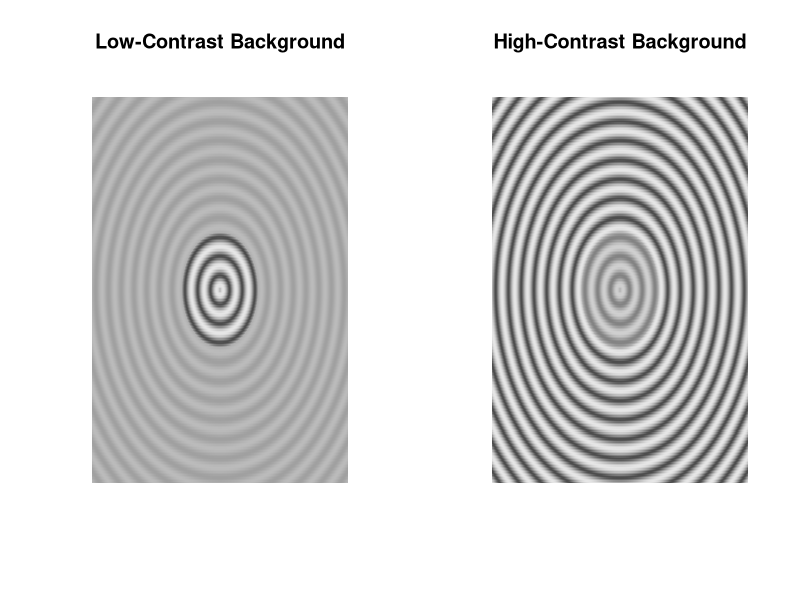
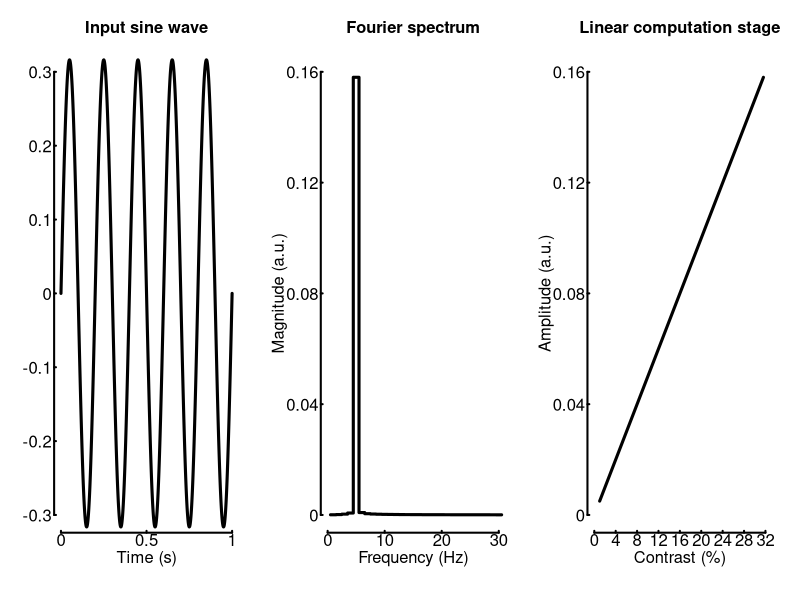
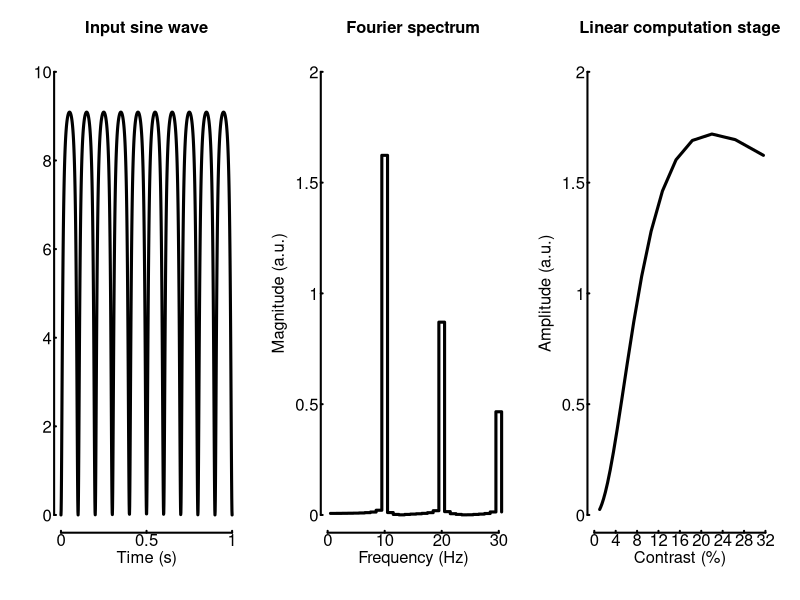
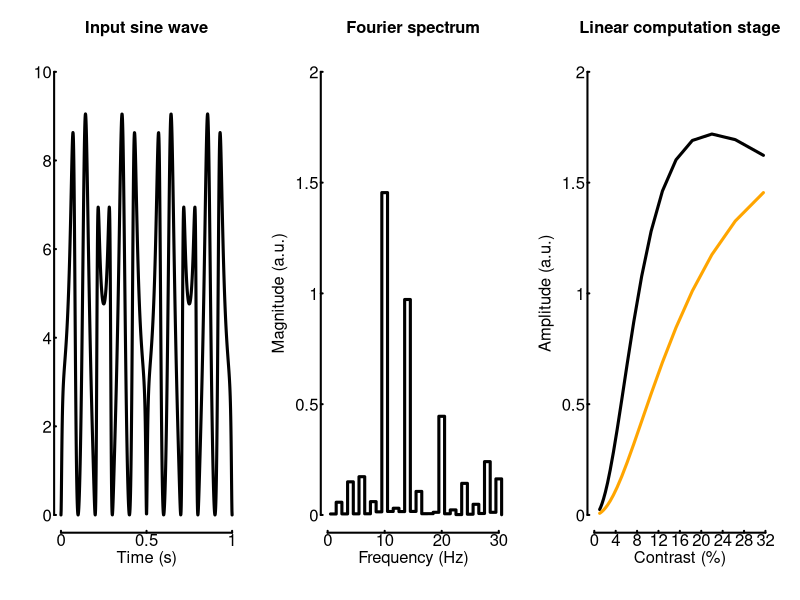
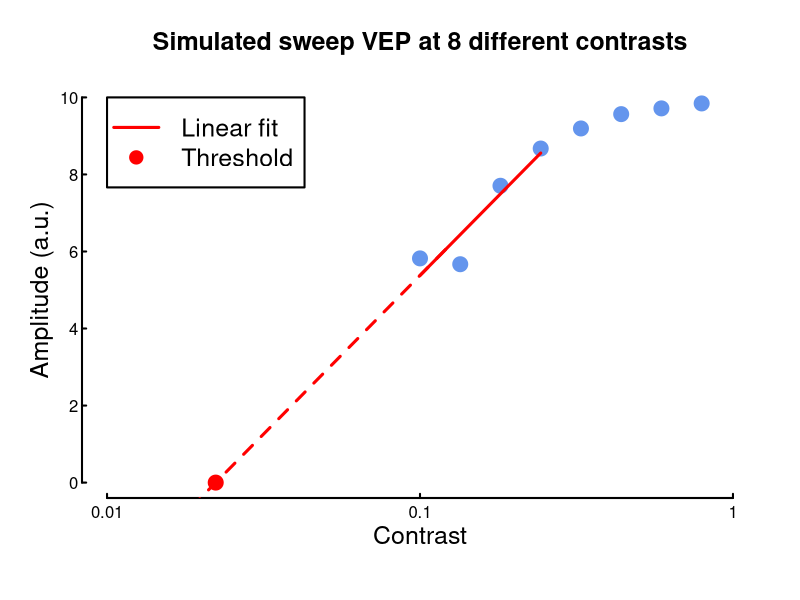
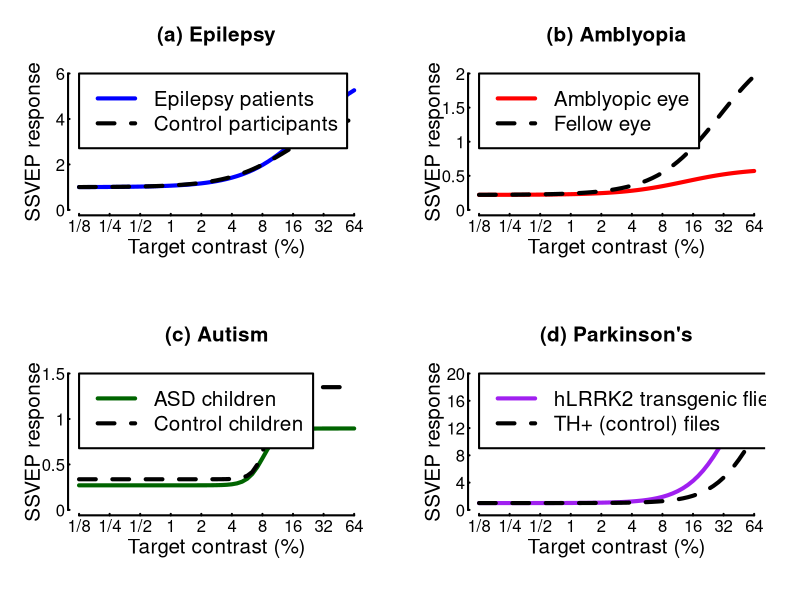

The R script that drew these images, in order:
## ---- chunk 1

# set up helper functions

simpleTransducerFunction <- function(inputContrast, c50, RMax){
 # Here we model a simple hyperbolic ratio function. Also called a "Naka-Rushton" function.
 # RMax defines the reponse gain of the transducer (how big the biggest output is). 
 # c50 defines the conrast sensitivity. Smaller values are more sensitive.
 # The exponent can also vary - here we fix it to 2
  expnt <- 2

  # Contrast cannot be negative. To model the responses of a set of on and off 
  # contrast detectors we perform full-wave rectification of the signal
  inputContrast <- abs(inputContrast)
  output <- RMax*(inputContrast^expnt)/(inputContrast^expnt + c50^expnt)
  return(output)
}

doubleTransducerFunction <- function(inputContrast, maskContrast, c50, RMax){
 # This version has two inputs, but the second input is purely suppressive
  expnt <- 2
  inputContrast <- abs(inputContrast)
  maskContrast <- abs(maskContrast)

  output <- RMax*(inputContrast^expnt)/(inputContrast^expnt + maskContrast^expnt + c50^expnt)
  return(output)  
}

create_grating <- function(size, frequency, phase, contrast){
    x <- matrix(rep(seq(-1,1,length=size),size),nrow=size,ncol=size)
    y <- t(x)
    grating <- sin(2 * pi * frequency * sqrt(x^2 + y^2) + phase)
    grating <- (grating + 1) / 2  # Normalize to [0, 1]
    grating <- grating * contrast + (1 - contrast) / 2  # Adjust contrast 
  return(grating)
}

create_circular_mask <- function(size){
    x <- matrix(rep(seq(-1,1,length=size),size),nrow=size,ncol=size)
    y <- t(x)
    radius <- sqrt(x^2 + y^2)
    mask <- sqrt(x**2 + y**2) <= 0.3
  return(mask)
}

if (!dir.exists('/Figures')){dir.create('/Figures')}

## ---- chunk 2

# Set parameters
size <- 256
frequency <- 10
phase <- 0
contrast_center <- 0.5
contrast_surround_low <- 0.1
contrast_surround_high <- 0.9

# Create gratings and circular masks
grating_center <- create_grating(size, frequency, phase, contrast_center)
grating_surround_low <- create_grating(size, frequency, phase, contrast_surround_low)
grating_surround_high <- create_grating(size, frequency, phase, contrast_surround_high)
mask <- create_circular_mask(size)

# Combine gratings and masks
image_low_contrast <- grating_surround_low
image_low_contrast[mask] <- grating_center[mask]
image_high_contrast <- grating_surround_high
image_high_contrast[mask] <- grating_center[mask]

pdf('Figures/centresurround.pdf',width=12,height=6.5)

par(mfcol=c(1,2))

plot(x=NULL,y=NULL,xlim=c(0,1),ylim=c(0,1),axes=FALSE, ann=FALSE)
image(image_low_contrast,col=gray.colors(256),add=TRUE,useRaster=TRUE)
title(main='Low-Contrast Background')

plot(x=NULL,y=NULL,xlim=c(0,1),ylim=c(0,1),axes=FALSE, ann=FALSE)
image(image_high_contrast,col=gray.colors(256),add=TRUE,useRaster=TRUE)
title(main='High-Contrast Background')

dev.off()

## ---- chunk 3

inputFrequency_Hz <- 5 # We simulate a system with on input at many different contrasts
contrastRange <- (10^seq(0,1.5,length=20))/100 # Equally spaced log contrast between 1 and 10^1.5
duration_S <- 1 # All variables in this code have an _[units] where possible
digitisationRate_Hz <- 1000
freqCutoff_Hz <- 30
c50 <- 0.10
RMax <- 10

support_S <- seq(0,duration_S,length=duration_S*digitisationRate_Hz)

initialSignal <- NULL # Create lists to hold the initial contrast representation and the result of passign it through a simple Naka-Rushton function
transducedSignal <- NULL

for (contrastIndex in 1:length(contrastRange)){
  
  inputModulation <- sin(2 * pi * inputFrequency_Hz * support_S) * contrastRange[contrastIndex]

  FT_Signal <- fft(inputModulation) / length(inputModulation)
 
  inputAmplitude <- abs(FT_Signal[inputFrequency_Hz+1])
  initialSignal[contrastIndex] <- inputAmplitude

   # Now compute the FT on the signal after it has passed through a single non-linearity. Do this 
   # using the transducer functiona above.
  transducedModulation <- simpleTransducerFunction(inputModulation, c50, RMax)
  FT_transducedModulation <- fft(transducedModulation)/ length(transducedModulation)
  transducedAmplitude <- abs(FT_transducedModulation[1 + inputFrequency_Hz*2])
  transducedSignal[contrastIndex] <- transducedAmplitude
}

frequencySupport <- seq(0,freqCutoff_Hz*duration_S+1) # We only want to plot the frequencies in the FFT up to this point
  
#Make a figure with three subplots

pdf('Figures/linearsystem.pdf',width=12,height=4)
par(mfrow=c(1,3))

  plot(x=NULL,y=NULL,axes=FALSE, ann=FALSE, xlim=c(0,1), ylim=c(-0.3,0.3))   
  axis(1, at=seq(0,1,0.5), tck=0.01, lab=F, lwd=2)     # plot tick marks (no labels)
  axis(2, at=seq(-3,3,1)/10, tck=0.01, lab=F, lwd=2)
  mtext(text = seq(0,1,0.5), side = 1, at=seq(0,1,0.5), line=0.2)     # add the tick labels
  mtext(text = seq(-3,3,1)/10, side = 2, at=seq(-3,3,1)/10, line=0.2, las=1)  
title(xlab="Time (s)", col.lab=rgb(0,0,0), line=1.5, cex.lab=1.5)    
title(main="Input sine wave", cex.main=1.5)

lines(support_S, inputModulation, lwd=3)

# Plot the absolute values of the FFT in the second axis as a bar plot

  plot(frequencySupport[2:length(frequencySupport)]-0.5,abs(FT_Signal[2:length(frequencySupport)]),type='s',lwd=3,axes=FALSE, ann=FALSE, xlim=c(0,30), ylim=c(0,0.16))
  axis(1, at=seq(0,30,10), tck=0.01, lab=F, lwd=2)     # plot tick marks (no labels)
  axis(2, at=seq(0,0.16,0.04), tck=0.01, lab=F, lwd=2)
  mtext(text = seq(0,30,10), side = 1, at=seq(0,30,10), line=0.2)     # add the tick labels
  mtext(text = seq(0,0.16,0.04), side = 2, at=seq(0,0.16,0.04), line=0.2, las=1)  
title(xlab="Frequency (Hz)", col.lab=rgb(0,0,0), line=1.5, cex.lab=1.5)    
title(ylab="Magnitude (a.u.)", col.lab=rgb(0,0,0), line=2.6, cex.lab=1.5)
title(main="Fourier spectrum", cex.main=1.5)

  plot(x=NULL,y=NULL,axes=FALSE, ann=FALSE, xlim=c(0,32), ylim=c(0,0.16))   
  axis(1, at=seq(0,32,4), tck=0.01, lab=F, lwd=2)     # plot tick marks (no labels)
  axis(2, at=seq(0,0.16,0.04), tck=0.01, lab=F, lwd=2)
  mtext(text = seq(0,32,4), side = 1, at=seq(0,32,4), line=0.2)     # add the tick labels
  mtext(text = seq(0,0.16,0.04), side = 2, at=seq(0,0.16,0.04), line=0.2, las=1)  
title(xlab="Contrast (%)", col.lab=rgb(0,0,0), line=1.5, cex.lab=1.5)    
title(ylab="Amplitude (a.u.)", col.lab=rgb(0,0,0), line=2.6, cex.lab=1.5)
title(main="Linear computation stage", cex.main=1.5)

lines(contrastRange*100,initialSignal,lwd=3)

dev.off()

## ---- chunk 4

inputFrequency_Hz <- 5 # We simulate a system with on input at many different contrasts
contrastRange <- (10^seq(0,1.5,length=20))/100 # Equally spaced log contrast between 1 and 10^1.5
duration_S <- 1 # All variables in this code have an _[units] where possible
digitisationRate_Hz <- 1000
freqCutoff_Hz <- 30
c50 <- 0.10
RMax <- 10

support_S <- seq(0,duration_S,length=duration_S*digitisationRate_Hz)

initialSignal <- NULL # Create lists to hold the initial contrast representation and the result of passign it through a simple Naka-Rushton function
transducedSignal <- NULL

for (contrastIndex in 1:length(contrastRange)){
  
  inputModulation <- sin(2 * pi * inputFrequency_Hz * support_S) * contrastRange[contrastIndex]

  FT_Signal <- fft(inputModulation) / length(inputModulation)
 
  inputAmplitude <- abs(FT_Signal[inputFrequency_Hz+1])
  initialSignal[contrastIndex] <- inputAmplitude

   # Now compute the FT on the signal after it has passed through a single non-linearity. Do this 
   # using the transducer functiona above.
  transducedModulation <- simpleTransducerFunction(inputModulation, c50, RMax)
  FT_transducedModulation <- fft(transducedModulation)/ length(transducedModulation)
  transducedAmplitude <- abs(FT_transducedModulation[1 + inputFrequency_Hz*2])
  transducedSignal[contrastIndex] <- transducedAmplitude
}

frequencySupport <- seq(0,freqCutoff_Hz*duration_S+1) # We only want to plot the frequencies in the FFT up to this point
  
#Make a figure with three subplots

pdf('Figures/transducer.pdf',width=12,height=4)
par(mfrow=c(1,3))

  plot(x=NULL,y=NULL,axes=FALSE, ann=FALSE, xlim=c(0,1), ylim=c(0,10))   
  axis(1, at=seq(0,1,0.5), tck=0.01, lab=F, lwd=2)     # plot tick marks (no labels)
  axis(2, at=seq(0,10,2), tck=0.01, lab=F, lwd=2)
  mtext(text = seq(0,1,0.5), side = 1, at=seq(0,1,0.5), line=0.2)     # add the tick labels
  mtext(text = seq(0,10,2), side = 2, at=seq(0,10,2), line=0.2, las=1)  
title(xlab="Time (s)", col.lab=rgb(0,0,0), line=1.5, cex.lab=1.5)    
title(main="Input sine wave", cex.main=1.5)

lines(support_S, transducedModulation, lwd=3)

# Plot the absolute values of the FFT in the second axis as a bar plot

  plot(frequencySupport[2:length(frequencySupport)]-0.5,abs(FT_transducedModulation[2:length(frequencySupport)]),type='s',lwd=3,axes=FALSE, ann=FALSE, xlim=c(0,30), ylim=c(0,2))
  axis(1, at=seq(0,30,10), tck=0.01, lab=F, lwd=2)     # plot tick marks (no labels)
  axis(2, at=seq(0,2,0.5), tck=0.01, lab=F, lwd=2)
  mtext(text = seq(0,30,10), side = 1, at=seq(0,30,10), line=0.2)     # add the tick labels
  mtext(text = seq(0,2,0.5), side = 2, at=seq(0,2,0.5), line=0.2, las=1)  
title(xlab="Frequency (Hz)", col.lab=rgb(0,0,0), line=1.5, cex.lab=1.5)    
title(ylab="Magnitude (a.u.)", col.lab=rgb(0,0,0), line=2.6, cex.lab=1.5)
title(main="Fourier spectrum", cex.main=1.5)

  plot(x=NULL,y=NULL,axes=FALSE, ann=FALSE, xlim=c(0,32), ylim=c(0,2))   
  axis(1, at=seq(0,32,4), tck=0.01, lab=F, lwd=2)     # plot tick marks (no labels)
  axis(2, at=seq(0,2,0.5), tck=0.01, lab=F, lwd=2)
  mtext(text = seq(0,32,4), side = 1, at=seq(0,32,4), line=0.2)     # add the tick labels
  mtext(text = seq(0,2,0.5), side = 2, at=seq(0,2,0.5), line=0.2, las=1)  
title(xlab="Contrast (%)", col.lab=rgb(0,0,0), line=1.5, cex.lab=1.5)    
title(ylab="Amplitude (a.u.)", col.lab=rgb(0,0,0), line=2.6, cex.lab=1.5)
title(main="Linear computation stage", cex.main=1.5)

lines(contrastRange*100,transducedSignal,lwd=3)

dev.off()

## ---- chunk 5

inputFrequency_Hz <- 5 # We simulate a system with on input at many different contrasts
contrastRange <- (10^seq(0,1.5,length=20))/100 # Equally spaced log contrast between 1 and 10^1.5
maskFrequency_Hz <- 7
maskContrast <- max(contrastRange)

duration_S <- 1 # All variables in this code have an _[units] where possible
digitisationRate_Hz <- 1000
freqCutoff_Hz <- 30
c50 <- 0.10
RMax <- 10

support_S <- seq(0,duration_S,length=duration_S*digitisationRate_Hz)

initialSignal <- NULL # Create lists to hold the initial contrast representation and the result of passign it through a simple Naka-Rushton function
transducedSignal <- NULL
maskedSignal <- NULL

for (contrastIndex in 1:length(contrastRange)){
  
  inputModulation <- sin(2 * pi * inputFrequency_Hz * support_S) * contrastRange[contrastIndex]
  maskModulation <- sin(2 * pi * maskFrequency_Hz * support_S) * maskContrast

   # Now compute the FT on the signal after it has passed through a single non-linearity. Do this 
   # using the transducer functiona above.
  transducedModulation <- doubleTransducerFunction(inputModulation, 0*maskModulation, c50,RMax)
  FT_transducedModulation <- fft(transducedModulation)/ length(transducedModulation)
  transducedAmplitude <- abs(FT_transducedModulation[1+inputFrequency_Hz*2])
  transducedSignal[contrastIndex] <- transducedAmplitude
  
  transducedModulation <- doubleTransducerFunction(inputModulation, maskModulation, c50,RMax)
  FT_transducedModulation <- fft(transducedModulation)/ length(transducedModulation)
  transducedAmplitude <- abs(FT_transducedModulation[1+inputFrequency_Hz*2])
  maskedSignal[contrastIndex] <- transducedAmplitude
}

frequencySupport <- seq(0,freqCutoff_Hz*duration_S+1) # We only want to plot the frequencies in the FFT up to this point
  
#Make a figure with three subplots

pdf('Figures/twoinputs.pdf',width=12,height=4)
par(mfrow=c(1,3))

  plot(x=NULL,y=NULL,axes=FALSE, ann=FALSE, xlim=c(0,1), ylim=c(0,10))   
  axis(1, at=seq(0,1,0.5), tck=0.01, lab=F, lwd=2)     # plot tick marks (no labels)
  axis(2, at=seq(0,10,2), tck=0.01, lab=F, lwd=2)
  mtext(text = seq(0,1,0.5), side = 1, at=seq(0,1,0.5), line=0.2)     # add the tick labels
  mtext(text = seq(0,10,2), side = 2, at=seq(0,10,2), line=0.2, las=1)  
title(xlab="Time (s)", col.lab=rgb(0,0,0), line=1.5, cex.lab=1.5)    
title(main="Input sine wave", cex.main=1.5)

lines(support_S, transducedModulation, lwd=3)

# Plot the absolute values of the FFT in the second axis as a bar plot

  plot(frequencySupport[2:length(frequencySupport)]-0.5,abs(FT_transducedModulation[2:length(frequencySupport)]),type='s',lwd=3,axes=FALSE, ann=FALSE, xlim=c(0,30), ylim=c(0,2))
  axis(1, at=seq(0,30,10), tck=0.01, lab=F, lwd=2)     # plot tick marks (no labels)
  axis(2, at=seq(0,2,0.5), tck=0.01, lab=F, lwd=2)
  mtext(text = seq(0,30,10), side = 1, at=seq(0,30,10), line=0.2)     # add the tick labels
  mtext(text = seq(0,2,0.5), side = 2, at=seq(0,2,0.5), line=0.2, las=1)  
title(xlab="Frequency (Hz)", col.lab=rgb(0,0,0), line=1.5, cex.lab=1.5)    
title(ylab="Magnitude (a.u.)", col.lab=rgb(0,0,0), line=2.6, cex.lab=1.5)
title(main="Fourier spectrum", cex.main=1.5)

  plot(x=NULL,y=NULL,axes=FALSE, ann=FALSE, xlim=c(0,32), ylim=c(0,2))   
  axis(1, at=seq(0,32,4), tck=0.01, lab=F, lwd=2)     # plot tick marks (no labels)
  axis(2, at=seq(0,2,0.5), tck=0.01, lab=F, lwd=2)
  mtext(text = seq(0,32,4), side = 1, at=seq(0,32,4), line=0.2)     # add the tick labels
  mtext(text = seq(0,2,0.5), side = 2, at=seq(0,2,0.5), line=0.2, las=1)  
title(xlab="Contrast (%)", col.lab=rgb(0,0,0), line=1.5, cex.lab=1.5)    
title(ylab="Amplitude (a.u.)", col.lab=rgb(0,0,0), line=2.6, cex.lab=1.5)
title(main="Linear computation stage", cex.main=1.5)

lines(contrastRange*100,transducedSignal,lwd=3)
lines(contrastRange*100,maskedSignal,col='orange',lwd=3)

dev.off()

## ---- chunk 6

# Define some constants
nLevels <- 8
internalNoise <- 1
inputFrequency_Hz <- 5 # We simulate a system with on input at many different contrasts
contrastRange <- (10^seq(1,1.9,length=nLevels))/100  # Equally spaced log contrast between 1 and 10^1.9
duration_S <- 1 # All variables in this code have an _[units] where possible
digitisationRate_Hz <- 1000
freqCutoff_Hz <- 30

support_S <- seq(0,duration_S,length=duration_S*digitisationRate_Hz)

initialSignal <- NULL
transducedSignal <- NULL
for (contrastIndex in 1:length(contrastRange)){
  inputModulation <- sin(2 * pi * inputFrequency_Hz * support_S) * contrastRange[contrastIndex] + runif(length(support_S))*internalNoise

  FT_Signal <- fft(inputModulation) / length(inputModulation)

  responseAmplitude <- abs(FT_Signal[inputFrequency_Hz+1])
  initialSignal[contrastIndex] <- responseAmplitude
  transducedSignal[contrastIndex] <- simpleTransducerFunction(responseAmplitude, 0.05, 10)
}
# Now fit a linear regression to the first 4 contrast levels (before it saturates) and find out where this crosses the Y-axis
X = log10(contrastRange[1:4])
X2 = log10((10^seq(0.1,1.1,length=nLevels))/100)
y <- transducedSignal[1:4]
reg <- lm(y ~ X)
x_intercept <- 10 ^ (-reg$coefficients[1] / reg$coefficients[2])
Yfit <- reg$coefficients[2]*X + reg$coefficients[1]
Yextrap <- reg$coefficients[2]*X2 + reg$coefficients[1]

pdf('Figures/sweepplot.pdf',width=6,height=6)

  plot(x=NULL,y=NULL,axes=FALSE, ann=FALSE, xlim=c(-2,0), ylim=c(0,10))   
  axis(1, at=seq(-2,0,1), tck=0.01, lab=F, lwd=2)     # plot tick marks (no labels)
  axis(2, at=seq(0,10,2), tck=0.01, lab=F, lwd=2)
  mtext(text = c(0.01,0.1,1), side = 1, at=seq(-2,0,1), line=0.2)     # add the tick labels
  mtext(text = seq(0,10,2), side = 2, at=seq(0,10,2), line=0.2, las=1)  
title(xlab="Contrast", col.lab=rgb(0,0,0), line=1.5, cex.lab=1.5)    
title(ylab="Amplitude (a.u.)", col.lab=rgb(0,0,0), line=1.5, cex.lab=1.5)    
title(main=paste("Simulated sweep VEP at",nLevels,"different contrasts"), cex.main=1.5)

points(log10(contrastRange),transducedSignal,pch=19,col='cornflowerblue',cex=2)
points(log10(x_intercept),0,pch=19,col='red',cex=2)

lines(X,Yfit,lwd=3,col='red')
lines(X2,Yextrap,lwd=3,lty=2,col='red')

legend(-2,10,c('Linear fit','Threshold'),lty=c(1,NA),pch=c(NA,19),lwd=3,col='red',box.lwd=2,cex=1.5)

dev.off()

# axs.semilogx(contrastRange[:4], reg.predict(X), 'r-', label='Linear Fit')
# axs.semilogx(np.logspace(0.1,1.1,nLevels)/100, reg.predict(X2), 'r--')


## ---- chunk 7

# Parameters
finecontrastsdB <- seq(-18,36,1)
finecontrasts <- 10^(finecontrastsdB / 20)
ticklocsx <- seq(-18,36,6)
ticklabelsx <- c('1/8', '1/4', '1/2', 1, 2, 4, 8, 16, 32, 64)

pdf('Figures/clinicalplot.pdf',width=12,height=12)
par(mfrow=c(2,2))

epilepsyparams <- matrix(0,nrow=2,ncol=4) 
epilepsyparams[1,] <- c(3.4, 0.15, 1.4, 1)  # controls
epilepsyparams[2,] <- c(5.3, 0.23, 1.4, 1)  # patients

# Calculate responses
respEPIcontrols <- epilepsyparams[1,1] * ((finecontrasts/100)^epilepsyparams[1,3] /
                (epilepsyparams[1,2]^epilepsyparams[1,3] + (finecontrasts/100)^epilepsyparams[1,3])) + epilepsyparams[1,4]

respEPIpatients <- epilepsyparams[2,1] * ((finecontrasts/100)^epilepsyparams[2,3] /
                (epilepsyparams[2,2]^epilepsyparams[2,3] + (finecontrasts/100)^epilepsyparams[2,3])) + epilepsyparams[2,4]

ticklocsy <- seq(0,6,2)
  plot(x=NULL,y=NULL,axes=FALSE, ann=FALSE, xlim=c(-18,36), ylim=c(0,6))   
  axis(1, at=ticklocsx, tck=0.01, lab=F, lwd=2)     # plot tick marks (no labels)
  axis(2, at=ticklocsy, tck=0.01, lab=F, lwd=2)
  mtext(text = ticklabelsx, side = 1, at=ticklocsx, line=0.2)     # add the tick labels
  mtext(text = ticklocsy, side = 2, at=ticklocsy, line=0.2, las=1)  
  title(xlab="Target contrast (%)", col.lab=rgb(0,0,0), line=1.5, cex.lab=1.5)    
  title(ylab="SSVEP response", col.lab=rgb(0,0,0), line=1.5, cex.lab=1.5)
  title(main="(a) Epilepsy", cex.main=1.5)

lines(finecontrastsdB, respEPIpatients, lwd=4, col='blue')
lines(finecontrastsdB, respEPIcontrols, lwd=4, col='black', lty=2)

legend(-18,6,c('Epilepsy patients','Control participants'),lwd=4,lty=1:2,col=c('blue','black'),box.lwd=2,cex=1.5)



amblyparams <- matrix(0,nrow=2,ncol=4) 
amblyparams[1,] <- c(0.39, 37.2, 1.4, 0.22)  # amblyopic eye
amblyparams[2,] <- c(2.33, 111.69, 1.4, 0.22)  # fellow eye

# Calculate responses
respambly <- amblyparams[1,1] * ((finecontrasts)^amblyparams[1,3] /
                (amblyparams[1,2] + (finecontrasts)^amblyparams[1,3])) + amblyparams[1,4]

respfellow <- amblyparams[2,1] * ((finecontrasts)^amblyparams[2,3] /
                (amblyparams[2,2] + (finecontrasts)^amblyparams[2,3])) + amblyparams[2,4]

ticklocsy <- seq(0,2,0.5)
  plot(x=NULL,y=NULL,axes=FALSE, ann=FALSE, xlim=c(-18,36), ylim=c(0,2))   
  axis(1, at=ticklocsx, tck=0.01, lab=F, lwd=2)     # plot tick marks (no labels)
  axis(2, at=ticklocsy, tck=0.01, lab=F, lwd=2)
  mtext(text = ticklabelsx, side = 1, at=ticklocsx, line=0.2)     # add the tick labels
  mtext(text = ticklocsy, side = 2, at=ticklocsy, line=0.2, las=1)  
  title(xlab="Target contrast (%)", col.lab=rgb(0,0,0), line=1.5, cex.lab=1.5)     
  title(ylab="SSVEP response", col.lab=rgb(0,0,0), line=1.5, cex.lab=1.5)
  title(main="(b) Amblyopia", cex.main=1.5)

lines(finecontrastsdB, respambly, lwd=4, col='red')
lines(finecontrastsdB, respfellow, lwd=4, col='black', lty=2)

legend(-18,2,c('Amblyopic eye','Fellow eye'),lwd=4,lty=1:2,col=c('red','black'),box.lwd=2,cex=1.5)


# Autism and control groups for the autism plot

autismparams <- matrix(0,nrow=2,ncol=4) 
autismparams[1,] <- c(0.6253, 0.2701, 125550, 5.6199)  # ASD group
autismparams[2,] <- c(1.0131, 0.3369, 3589900, 6.8622)  # control group

# Calculate responses
respASD <- (autismparams[1,1] * (finecontrasts^autismparams[1,4]) /
           (autismparams[1,3] + finecontrasts^autismparams[1,4])) + autismparams[1,2]
respCON <- (autismparams[2,1] * (finecontrasts^autismparams[2,4]) /
           (autismparams[2,3] + finecontrasts^autismparams[2,4])) + autismparams[2,2]

ticklocsy <- seq(0,1.5,0.5)
  plot(x=NULL,y=NULL,axes=FALSE, ann=FALSE, xlim=c(-18,36), ylim=c(0,1.5))   
  axis(1, at=ticklocsx, tck=0.01, lab=F, lwd=2)     # plot tick marks (no labels)
  axis(2, at=ticklocsy, tck=0.01, lab=F, lwd=2)
  mtext(text = ticklabelsx, side = 1, at=ticklocsx, line=0.2)     # add the tick labels
  mtext(text = ticklocsy, side = 2, at=ticklocsy, line=0.2, las=1)  
  title(xlab="Target contrast (%)", col.lab=rgb(0,0,0), line=1.5, cex.lab=1.5)    
  title(ylab="SSVEP response", col.lab=rgb(0,0,0), line=1.5, cex.lab=1.5)
  title(main="(c) Autism", cex.main=1.5)

lines(finecontrastsdB, respASD, lwd=4, col='darkgreen')
lines(finecontrastsdB, respCON, lwd=4, col='black', lty=2)

legend(-18,1.5,c('ASD children','Control children'),lwd=4,lty=1:2,col=c('darkgreen','black'),box.lwd=2,cex=1.5)


# PD parameters for Drosophila from Afsari et al HMG 2014

PDparams2F1 <- matrix(0,nrow=2,ncol=4) 
PDparams2F1[1,] <- c(22, 0.7, 2, 1)  # controls
PDparams2F1[2,] <- c(24, 0.4, 2, 1)  # hLRRK2

PDparams1F1 <- matrix(0,nrow=2,ncol=4) 
PDparams1F1[1,] <- c(104, 0.76, 2, 1)  # controls
PDparams1F1[2,] <- c(170, 0.382, 2, 1)  # hLRRK2

# Note: Here we plot the 2F1 curves which, we think, most closely correspond to the more central neuronal (as opposed to the photoreceptor-derived) signals
respParkControls <- PDparams2F1[1,1] * ((finecontrasts/100)^PDparams2F1[1,3] /
                      (PDparams2F1[1,2]^PDparams2F1[1,3] + (finecontrasts/100)^PDparams2F1[1,3])) + PDparams2F1[1,4]

respParkPatients <- PDparams2F1[2,1] * ((finecontrasts/100)^PDparams2F1[2,3] /
                      (PDparams2F1[2,2]^PDparams2F1[2,3] + (finecontrasts/100)^PDparams2F1[2,3])) + PDparams2F1[2,4]


ticklocsy <- seq(0,20,4)
  plot(x=NULL,y=NULL,axes=FALSE, ann=FALSE, xlim=c(-18,36), ylim=c(0,20))   
  axis(1, at=ticklocsx, tck=0.01, lab=F, lwd=2)     # plot tick marks (no labels)
  axis(2, at=ticklocsy, tck=0.01, lab=F, lwd=2)
  mtext(text = ticklabelsx, side = 1, at=ticklocsx, line=0.2)     # add the tick labels
  mtext(text = ticklocsy, side = 2, at=ticklocsy, line=0.2, las=1)  
  title(xlab="Target contrast (%)", col.lab=rgb(0,0,0), line=1.5, cex.lab=1.5)       
  title(ylab="SSVEP response", col.lab=rgb(0,0,0), line=1.5, cex.lab=1.5)
  title(main="(d) Parkinson's", cex.main=1.5)

lines(finecontrastsdB, respParkPatients, lwd=4, col='purple')
lines(finecontrastsdB, respParkControls, lwd=4, col='black', lty=2)

legend(-18,20,c('hLRRK2 transgenic flies','TH+ (control) files'),lwd=4,lty=1:2,col=c('purple','black'),box.lwd=2,cex=1.5)

dev.off()


